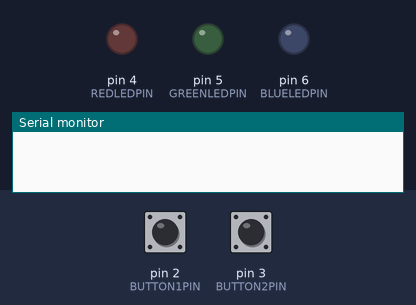
Recording of a sketch running on a simulated Arduino Uno, built with avr-gcc and run on an emulated ATmega328P. On the bench: output pins drawn as LEDs (lit = HIGH), the last lines printed to the serial monitor. The inputs (shaded band) are chosen by the test bench; at power-on: pin 3 (BUTTON2PIN) HIGH, pin 2 (BUTTON1PIN) HIGH.

Above: at 1.2 s.
1.3 s: pin 3 (BUTTON2PIN) pulled LOW for 0.15 s
At 2.3 s:
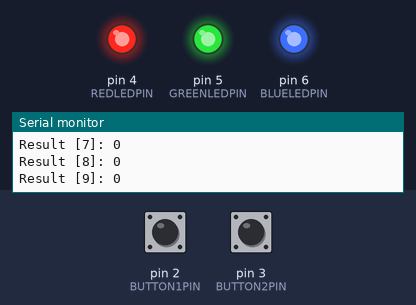
4.4 s: pin 2 (BUTTON1PIN) pulled LOW for 0.15 s
At 5.0 s:
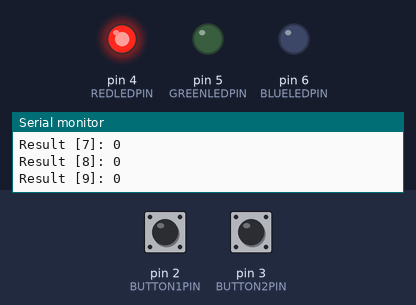
6.0 s: pin 2 (BUTTON1PIN) pulled LOW for 1 s
At 7.4 s:
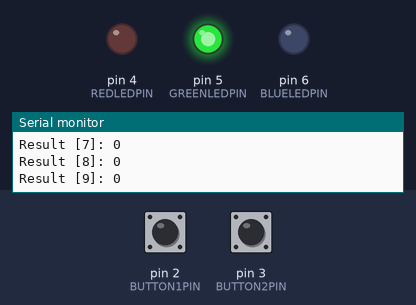
8.5 s: pin 2 (BUTTON1PIN) pulled LOW for 0.15 s
At 9.3 s:
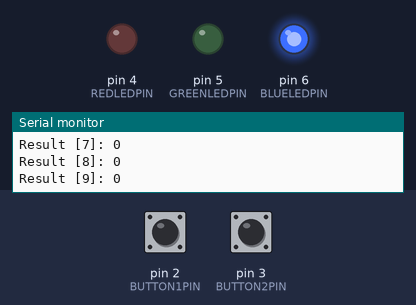
10.1 s: pin 2 (BUTTON1PIN) pulled LOW for 3.2 s
At 10.5 s:
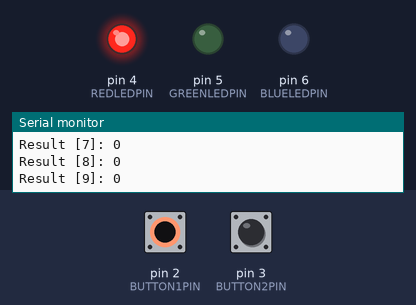
14.8 s: pin 3 (BUTTON2PIN) pulled LOW for 1 s
At 15.3 s:
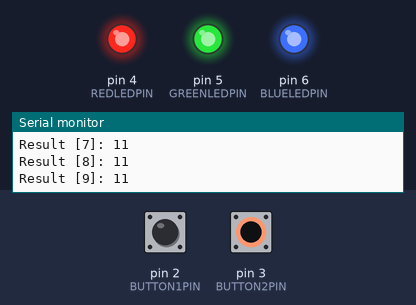
Timing chart, 0 to 18.9 s (numbered marks = the images above; inputs shaded):
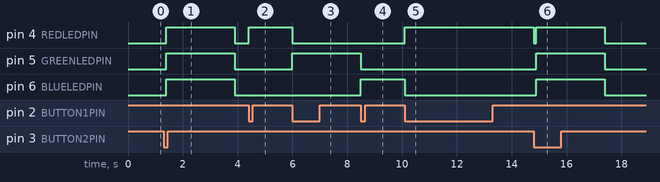

Measured:
- after the input at 1.3 s, pin 4 (REDLEDPIN), pin 5 (GREENLEDPIN), pin 6 (BLUELEDPIN): LOW → HIGH after 0.09 s, → LOW 2.5 s later
- after the input at 4.4 s, pin 4 (REDLEDPIN): LOW → HIGH at once
- after the input at 6.0 s, pin 4 (REDLEDPIN): HIGH → LOW at once; pin 5 (GREENLEDPIN): LOW → HIGH at once
- after the input at 8.5 s, pin 5 (GREENLEDPIN): HIGH → LOW at once; pin 6 (BLUELEDPIN): LOW → HIGH at once
- after the input at 10.1 s, pin 4 (REDLEDPIN): LOW → HIGH at once; pin 6 (BLUELEDPIN): HIGH → LOW at once
- after the input at 14.8 s, pin 4 (REDLEDPIN): HIGH → LOW at once, → HIGH 0.10 s later, → LOW 2.5 s later; pin 5 (GREENLEDPIN), pin 6 (BLUELEDPIN): LOW → HIGH after 0.10 s, → LOW 2.5 s later

The sketch:

LAB2_PART3.ino
```cpp
//HERE I AM NAMING ALL MY PIN ASSIGNMENTS
#define BUTTON1PIN   2
#define BUTTON2PIN   3
#define REDLEDPIN    4
#define GREENLEDPIN  5
#define BLUELEDPIN   6

//HERE I AM ASSIGNING A VARIABLE THAT WILL TRACK HOW MANY TIMES BUTTON HAS BEEN PRESSED
volatile int gPressCount = 0;

//HERE I AM ASSIGNING A VARIABLE THAT WILL FLAG WHEN THE CALCULATION SHOULD START
volatile bool gIsCalculating = false;

//HERE I AM ASSIGING A VARIABLE THAT WILL STORE WHICH OPERATION WILL
//BE APPLIED WHEN CALCULATING
int operationCounter = 0;

//HERE I AM CREATING MY ARRAYS THAT WILL BE USED WHEN CALCULATING
int array1[10] = {1, 2, 3, 4, 5, 6, 7, 8, 9, 10};
int array2[10] = {10, 9, 8, 7, 6, 5, 4, 3, 2, 1};

//HERE I AM CREATING THE ARRAY IN WHICH THE CALCULATION WILL BE STORED IN
int resultArray[10] = {};

// HERE THE ISR WILL TRIGGER ONCE BUTTON1 HAS BEEN PRESSED
void handleButton1Press() {
  //THE PRESS COUNT INCREASES EACH TIME THE BUTTON IS PRESSED
  gPressCount++;
  if (gPressCount > 3) {
    //IF THE BUTTON NUMBER IS GREATER THAN THREE THEN IT WILL RESET TO 1
    //THIS WAY THE LOOP IS ALWAYS 1-3.
    gPressCount = 1;
  }

  //HERE THE TIMES THE BUTTON HAS BEEN PRESSED WILL DETERMINE WHICH LED TURNS ON
  //AS WELL AS WHICH OPERATION WILL BE USED WHEN CALCULATING
  if (gPressCount == 1) {
    operationCounter = 1; // Addition
    digitalWrite(REDLEDPIN, HIGH);
    digitalWrite(GREENLEDPIN, LOW);
    digitalWrite(BLUELEDPIN, LOW);
  } else if (gPressCount == 2) {
    operationCounter = 2; // Subtraction
    digitalWrite(REDLEDPIN, LOW);
    digitalWrite(GREENLEDPIN, HIGH);
    digitalWrite(BLUELEDPIN, LOW);
  } else if (gPressCount == 3) {
    operationCounter = 3; // Multiplication
    digitalWrite(REDLEDPIN, LOW);
    digitalWrite(GREENLEDPIN, LOW);
    digitalWrite(BLUELEDPIN, HIGH);
  }
}

//THIS IS THE ISR FOR THE SECOND BUTTON
void handleButton2Press() {
  //THIS BOOL WILL BECOME TRUE TO FLAG THAT IS HAS STARTED TO CALCULATE
  gIsCalculating = true;
}

void setup() {
  //HERE THE BUTTONS WILL USE PULL UP RESISTORS
  pinMode(BUTTON1PIN, INPUT_PULLUP);
  pinMode(BUTTON2PIN, INPUT_PULLUP);

  // HERE I AM SETTING THE LEDS TO ACT AS OUTPUTS
  pinMode(REDLEDPIN, OUTPUT);
  pinMode(GREENLEDPIN, OUTPUT);
  pinMode(BLUELEDPIN, OUTPUT);

  // HERE I AM STARTING ALL THE LEDS OFF
  digitalWrite(REDLEDPIN, LOW);
  digitalWrite(GREENLEDPIN, LOW);
  digitalWrite(BLUELEDPIN, LOW);

  //HERE WE ARE ATTACHING THE INTERRUPTS TO THE BUTTONS WHEN THEY GO FROM HIGH TO LOW
  attachInterrupt(digitalPinToInterrupt(BUTTON1PIN), handleButton1Press, FALLING); // Trigger on button press
  attachInterrupt(digitalPinToInterrupt(BUTTON2PIN), handleButton2Press, FALLING);

  //HERE WE ARE INITIALIZING SERIAL COMMUNICATION
  Serial.begin(9600);
}

void loop() {
  // HERE WE ARE CHECKING IF THE gISCALCULATING HAS BEEN TRIGGERED
  if (gIsCalculating) {
    // IF IT IS, THEN ALL LEDS WILL TURN OFF TO INDICATE CALCULATING
    digitalWrite(REDLEDPIN, LOW);
    digitalWrite(GREENLEDPIN, LOW);
    digitalWrite(BLUELEDPIN, LOW);

  //HERE THE FOR LOOP WILL GO THRU ALL 10 ELEMENTS IN EACH ARRAY
  //AND DO THE OPERATION PREVIOUSLY SELECTED TO EACH ELEMENT IN THE ARRAY
  //IN THE ORDER EACH ELEMENT IS PLACED IN THE ARRAY
    for (int i = 0; i < 10; i++) {
      if (operationCounter == 1) {
        resultArray[i] = array1[i] + array2[i]; // Addition
      } else if (operationCounter == 2) {
        resultArray[i] = array1[i] - array2[i]; // Subtraction
      } else if (operationCounter == 3) {
        resultArray[i] = array1[i] * array2[i]; // Multiplication
      }

    //HERE WE ARE PRINTING THE RESULTS AND ADDING THEM TO THE EMPTY ARRAY
      Serial.print("Result [");
      Serial.print(i);
      Serial.print("]: ");
      Serial.println(resultArray[i]);
    }

    //HERE WE ARE TURNING ON ALL LEDS TO INDICATE THE RESULTS ARE READY
    digitalWrite(REDLEDPIN, HIGH);
    digitalWrite(GREENLEDPIN, HIGH);
    digitalWrite(BLUELEDPIN, HIGH);

    //HERE WE HAVE A LITTLE DELAY FOR THE USER TO SEE
    //THE LEDS ALL ON TO INDICATE COMPLETION BEFORE
    //RESETTING TO PICKING BETWEEN THE OPERATORS
    delay(2500);
    digitalWrite(REDLEDPIN, LOW);
    digitalWrite(GREENLEDPIN, LOW);
    digitalWrite(BLUELEDPIN, LOW);

    //HERE WE RESET THE BOOL AS WE HAVE COMPLETED CALCULATED
    gIsCalculating = false;
  }
}
```
